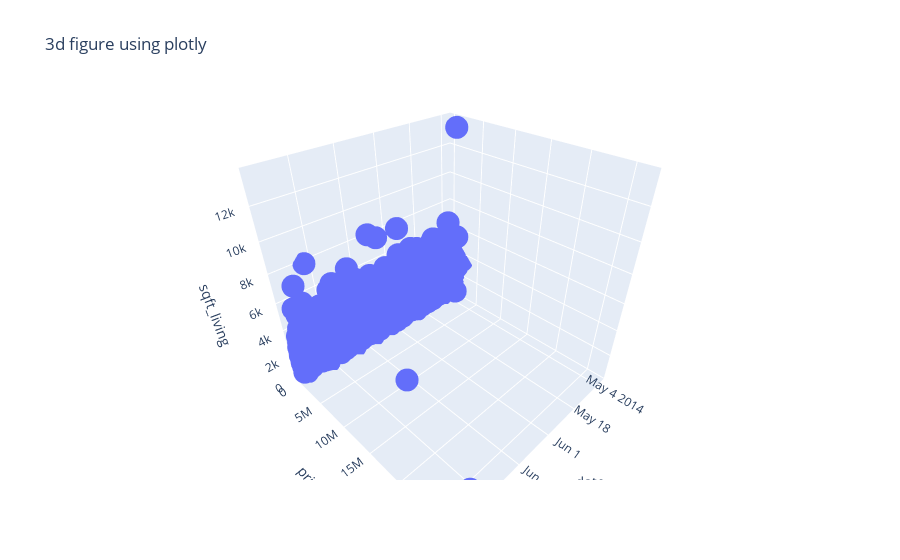

Notebook source saved alongside this figure:
### Code cell
fig = px.scatter_3d(df, x = df.index, y = df['price'], z = df['sqft_living'], title = "3d figure using plotly")
fig.show()

### Figure 1 — Plotly figure (JSON) as saved in the notebook; plotly's stock layout.template omitted (floating-point values rounded to 4 significant figures; data arrays with more than 128 entries replaced by an {"elided": "..."} marker saying what was removed)
{"data": [{"hovertemplate": "date=%{x}<br>price=%{y}<br>sqft_living=%{z}<extra></extra>", "legendgroup": "", "marker": {"color": "#636efa", "symbol": "circle"}, "mode": "markers", "name": "", "scene": "scene", "showlegend": false, "type": "scatter3d", "x": {"elided": "4600 str values"}, "y": {"elided": "4600 float values"}, "z": {"elided": "4600 int values"}}], "layout": {"autosize": true, "legend": {"tracegroupgap": 0}, "scene": {"aspectmode": "auto", "aspectratio": {"x": 1, "y": 1, "z": 1}, "camera": {"center": {"x": 0, "y": 0, "z": 0}, "eye": {"x": 1.052, "y": 1.052, "z": 1.052}, "projection": {"type": "perspective"}, "up": {"x": 0, "y": 0, "z": 1}}, "domain": {"x": [0, 1], "y": [0, 1]}, "xaxis": {"title": {"text": "date"}, "type": "date"}, "yaxis": {"title": {"text": "price"}, "type": "linear"}, "zaxis": {"title": {"text": "sqft_living"}, "type": "linear"}}, "title": {"text": "3d figure using plotly"}}}
